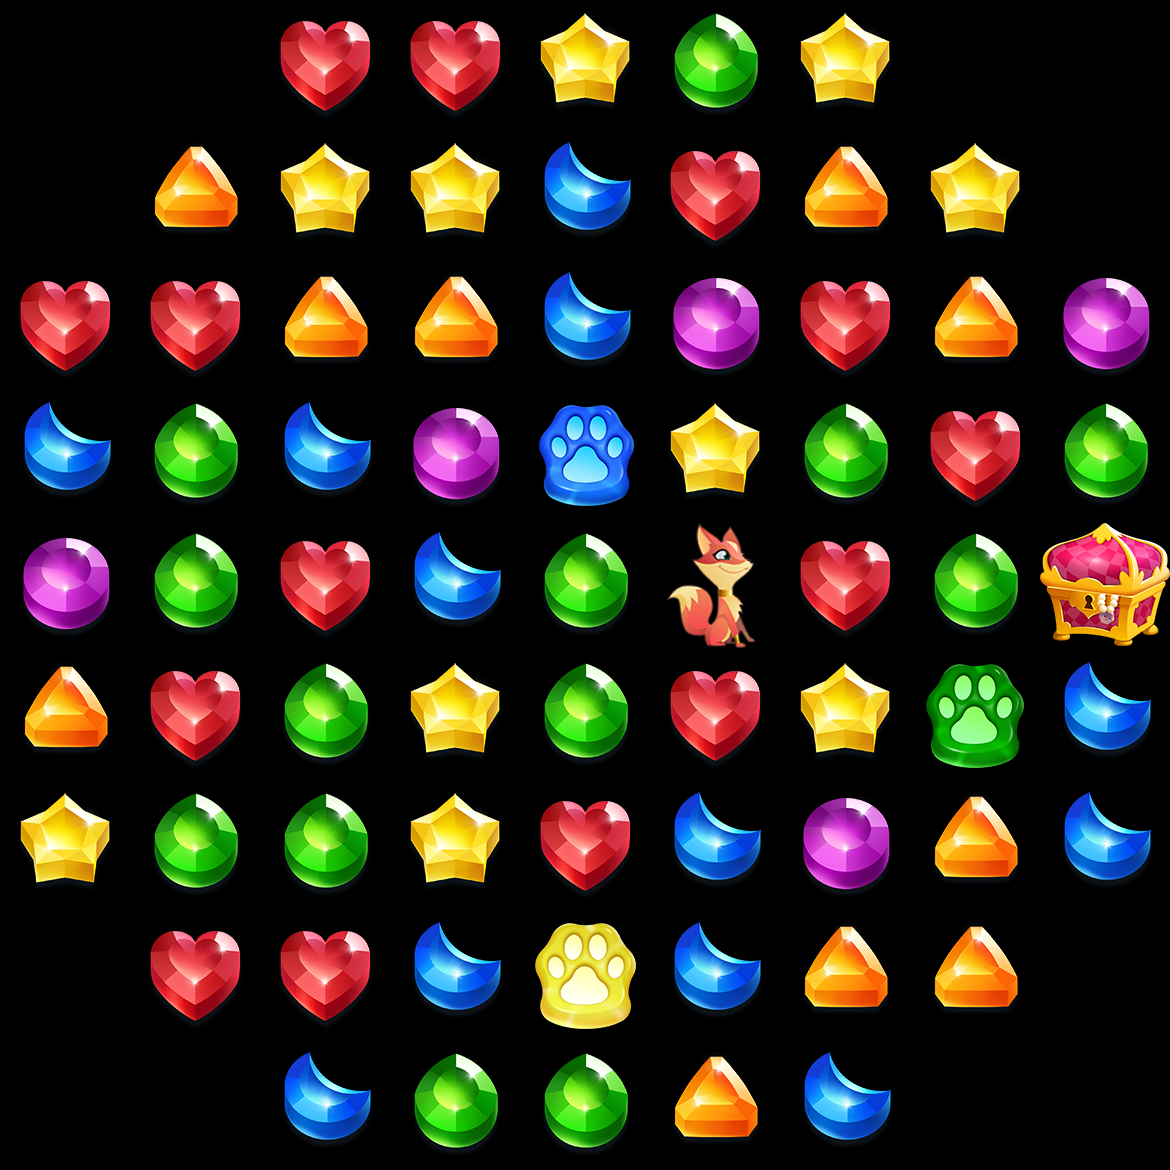

This game map was drawn from its Tiled (.tmx) file and the tilesets committed beside it. A one-line description and the full map source follow:
An orthogonal 9x9 tile map with 130x130 px tiles, 3 tile layers (bottom, under, pieces).

<map version="1.0" tiledversion="1.0.3" orientation="orthogonal" renderorder="right-down" width="9" height="9" tilewidth="130" tileheight="130" nextobjectid="1">
 <tileset firstgid="1" name="pieces" tilewidth="130" tileheight="130" tilecount="16" columns="0">
  <grid orientation="orthogonal" width="1" height="1" />
  <tile id="0">
   <image width="130" height="130" source="../pieces/booster01.png" />
  </tile>
  <tile id="1">
   <image width="130" height="130" source="../pieces/booster02.png" />
  </tile>
  <tile id="2">
   <image width="130" height="130" source="../pieces/piece01.png" />
  </tile>
  <tile id="3">
   <image width="130" height="130" source="../pieces/piece02.png" />
  </tile>
  <tile id="4">
   <image width="130" height="130" source="../pieces/piece03.png" />
  </tile>
  <tile id="5">
   <image width="130" height="130" source="../pieces/piece04.png" />
  </tile>
  <tile id="6">
   <image width="130" height="130" source="../pieces/piece05.png" />
  </tile>
  <tile id="9">
   <image width="130" height="130" source="../pieces/collectable01.png" />
  </tile>
  <tile id="10">
   <image width="130" height="130" source="../pieces/piece06.png" />
  </tile>
  <tile id="11">
   <image width="130" height="130" source="../pieces/piece01-paw.png" />
  </tile>
  <tile id="12">
   <image width="130" height="130" source="../pieces/piece02-paw.png" />
  </tile>
  <tile id="13">
   <image width="130" height="130" source="../pieces/piece03-paw.png" />
  </tile>
  <tile id="14">
   <image width="130" height="130" source="../pieces/piece04-paw.png" />
  </tile>
  <tile id="15">
   <image width="130" height="130" source="../pieces/piece05-paw.png" />
  </tile>
  <tile id="16">
   <image width="130" height="130" source="../pieces/piece06-paw.png" />
  </tile>
  <tile id="17">
   <image width="130" height="130" source="../pieces/fox.png" />
  </tile>
 </tileset>
 <layer name="bottom" width="9" height="9">
  <data encoding="csv">
0,0,0,0,0,0,0,0,0,
0,0,0,0,0,0,0,0,0,
0,0,0,0,0,0,0,0,0,
0,0,0,0,0,0,0,0,0,
0,0,0,0,0,0,0,0,0,
0,0,0,0,0,0,0,0,0,
0,0,0,0,0,0,0,0,0,
0,0,0,0,0,0,0,0,0,
0,0,0,0,0,0,0,0,0
</data>
 </layer>
 <layer name="under" width="9" height="9">
  <data encoding="csv">
0,0,0,0,0,0,0,0,0,
0,0,0,0,0,0,0,0,0,
0,0,0,0,0,0,0,0,0,
0,0,0,0,0,0,0,0,0,
0,0,0,0,0,0,0,0,0,
0,0,0,0,0,0,0,0,0,
0,0,0,0,0,0,0,0,0,
0,0,0,0,0,0,0,0,0,
0,0,0,0,0,0,0,0,0
</data>
 </layer>
 <layer name="pieces" width="9" height="9">
  <data encoding="csv">
0,0,7,7,11,4,11,0,0,
0,5,11,11,3,7,5,11,0,
7,7,5,5,3,6,7,5,6,
3,4,3,6,12,11,4,7,4,
6,4,7,3,4,18,7,4,10,
5,7,4,11,4,7,11,13,3,
11,4,4,11,7,3,6,5,3,
0,7,7,3,17,3,5,5,0,
0,0,3,4,4,5,3,0,0
</data>
 </layer>
</map>
